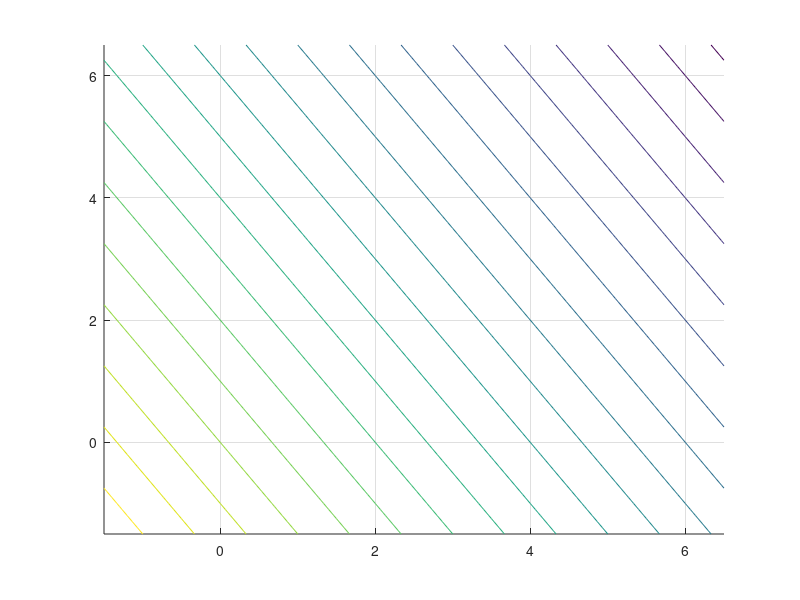

MATLAB code to generate this figure: (Note: this script raises an error after producing the figure.)
%% (b) Contour Plot with Inequality Constraints

x1_l = -1.5; x1_h = 6.5;
x2_l = -1.5; x2_h = 6.5;
res = 0.1;
[x1, x2] = meshgrid(x1_l:res:x1_h, x2_l:res:x2_h);

f = -3*x1 - 2*x2;
levels = (-32:2:6)';

figure; hold on; grid on;
[C, h] = contour(x1, x2, f, levels, 'Color', .7*[1 1 1], 'DisplayName', '$-3x_1 -2x_2$');
clabel(C, h, 'FontSize', 8);

yline(0, 'k', 'LineWidth', 1, 'HandleVisibility', 'off');
xline(0, 'k', 'LineWidth', 1, 'HandleVisibility', 'off');

x_vals = linspace(x1_l, x1_h, 100);

line1 = 8 - 2*x_vals;
plot(x_vals, line1, 'r', 'LineWidth', 2, 'DisplayName', '$2x_1 + x_2 \leq 8$');

line2 = (15 - x_vals)/3;
plot(x_vals, line2, 'b', 'LineWidth', 2, 'DisplayName', '$x_1 + 3x_2 \leq 15$');

vx = [0, 4, 1.8, 0];
vy = [0, 0, 4.4, 5];
patch(vx, vy, 'g', 'FaceAlpha', 0.2, 'EdgeColor', 'none', 'DisplayName', 'Feasible Region');

xlabel('$x_1$ (Product A in 1000 kg)', 'Interpreter', 'latex', 'FontSize', 12);
ylabel('$x_2$ (Product B in 1000 kg)', 'Interpreter', 'latex', 'FontSize', 12);
title('LP Reactor Problem Visualization', 'Interpreter', 'latex', 'FontSize', 14);

legend('show', 'Interpreter', 'latex', 'Location', 'northeast');

axis([x1_l x1_h x2_l x2_h]);
hold off;

%% (c) Simplex Method Solution

clc;

c = [-3 -2  0  0]';
A = [ 2  1  1  0;
      1  3  0  1];

b  = [8 15]';
x0 = [0  0  8  15]';

[x, fval, iterates] = simplex(c, A, b, x0, 'report');

iter_x1_x2 = iterates(1:2, :);

iter_1 = iter_x1_x2(:,1);
iter_2 = iter_x1_x2(:,2);
iter_3 = iter_x1_x2(:,3);

%% (d) Visualize Simplex Iterations and Optimal Solution

hold on; 

plot(iter_x1_x2(1,:), iter_x1_x2(2,:), 'k--o', ...
    'LineWidth', 2, ...
    'MarkerSize', 8, ...
    'MarkerFaceColor', 'y', ...
    'DisplayName', 'Simplex Path');

for i = 1:size(iter_x1_x2, 2)
    text(iter_x1_x2(1,i) + 0.2, iter_x1_x2(2,i) + 0.2, ...
        sprintf('Iteration %d', i), ...
        'Interpreter', 'latex', 'FontSize', 10, 'FontWeight', 'bold');
end

plot(x(1), x(2), 'kp', 'MarkerSize', 15, ...
    'MarkerFaceColor', 'm', 'DisplayName', 'Optimal Solution');

hold off;
